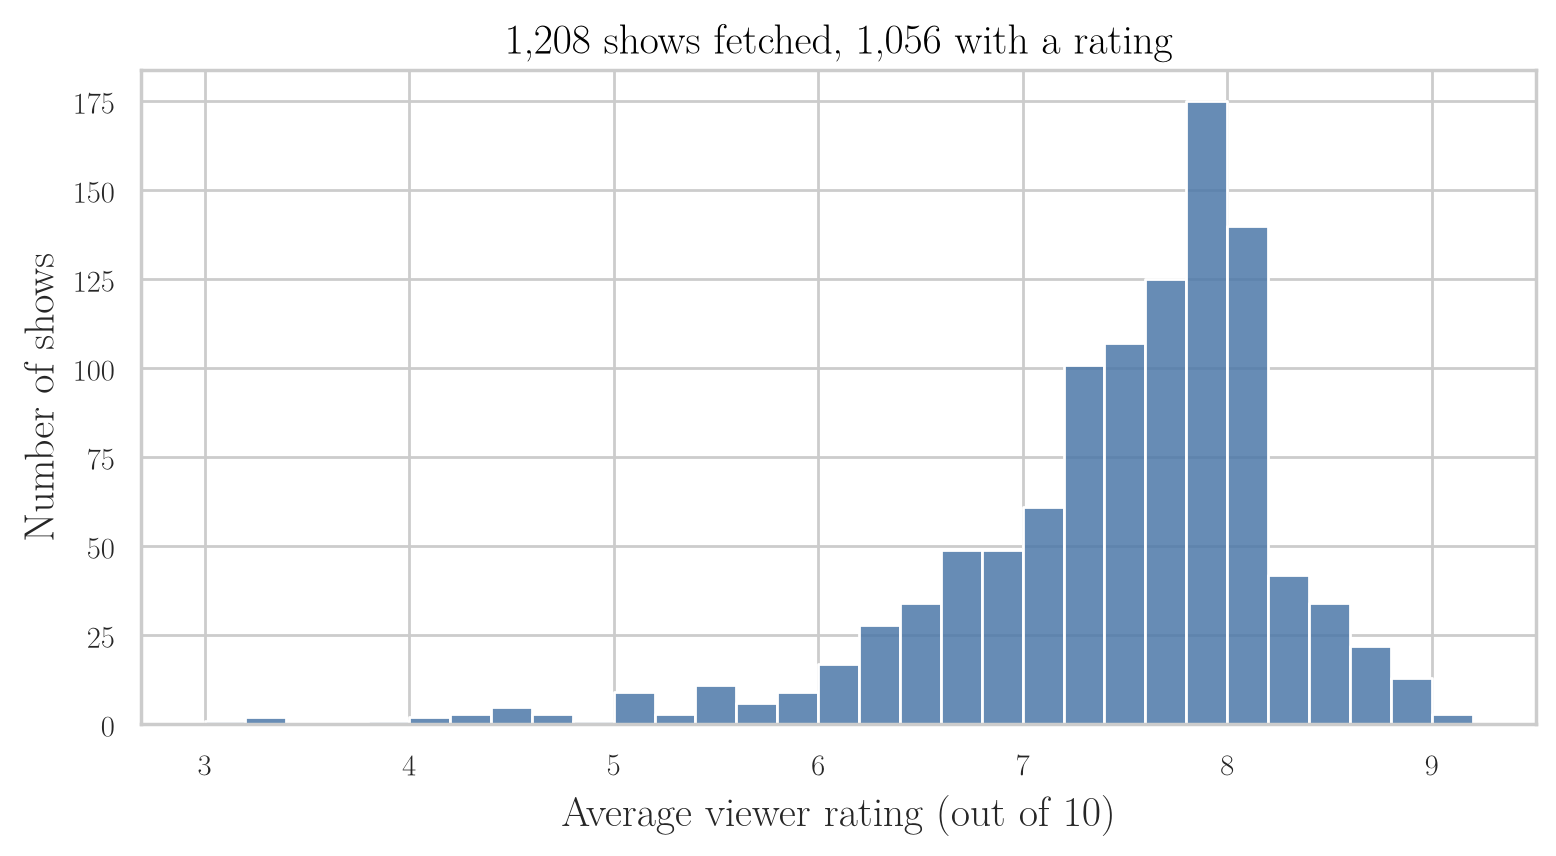

Reproduce this figure in Python.
"""The dataset built from the TVmaze API: how the 1,208 shows are rated."""
from pathlib import Path
import pandas as pd
import seaborn as sns
import seaborn.objects as so

here = Path(__file__).parent
df = pd.read_csv(here.parent / "data" / "shows.csv")
rated = df.dropna(subset=["rating.average"])
plot = (
    so.Plot(rated, x="rating.average")
    .add(so.Bars(color="#4C78A8", alpha=0.85), so.Hist(binwidth=0.2))
    .label(x="Average viewer rating (out of 10)", y="Number of shows",
           title=f"{len(df):,} shows fetched, {len(rated):,} with a rating")
    .layout(size=(8, 4.5))
    .theme({**sns.axes_style("whitegrid"), "font.family": "Latin Modern Roman", "font.size": 14,
            "axes.titlesize": 15, "axes.labelsize": 15})
)
plot.save(here / "ratings.png", dpi=200, bbox_inches="tight")
plot.save(here / "ratings.pdf", bbox_inches="tight")
